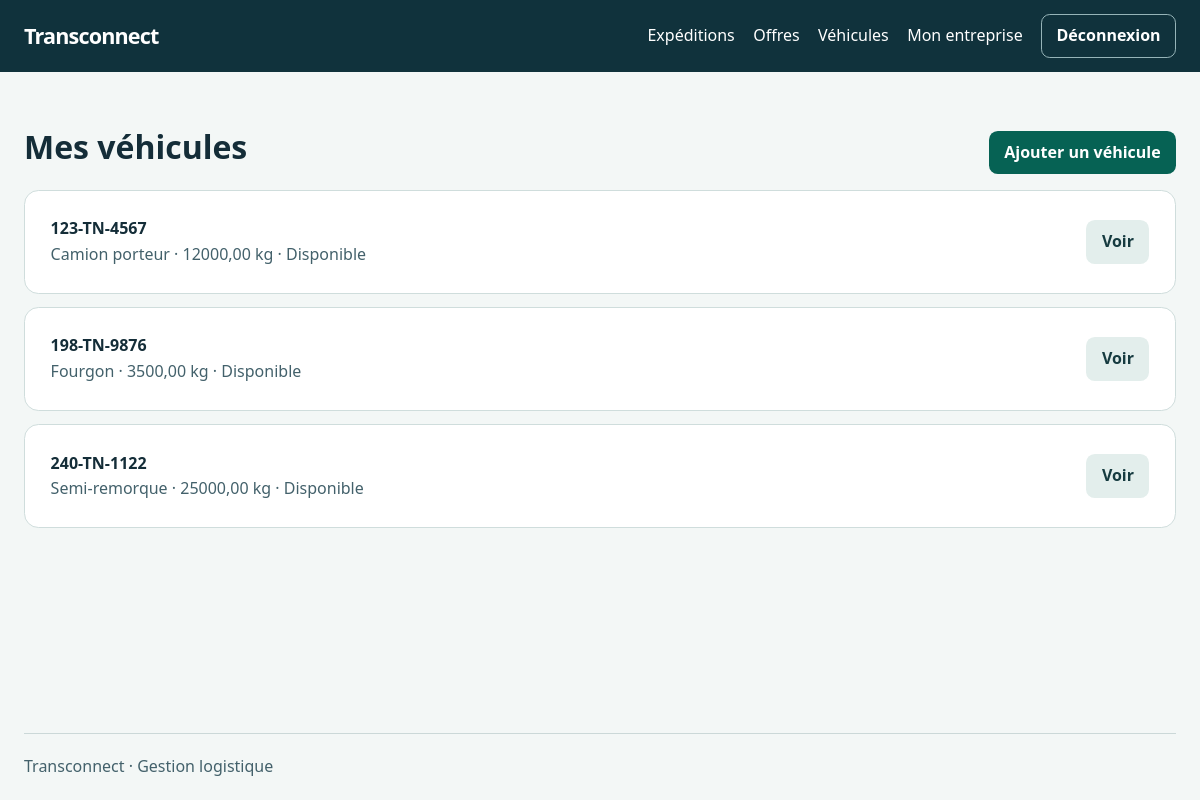
The app's page /vehicules/ (signed in) with its own data.
### VehiculeApp/models.py (models this page shows, shortened)
class Vehicule(models.Model):
    TYPE_VEHICULE_CHOICES = [
        ('camionnette', 'Camionnette / utilitaire léger'),
        ('camion_porteur', 'Camion porteur'),
        ('semi_remorque', 'Semi-remorque'),
        ('fourgon', 'Fourgon'),
    ]
    immatriculation = models.CharField(max_length=20, unique=True)
    type_vehicule = models.CharField(
        max_length=50,
        choices=TYPE_VEHICULE_CHOICES
    )
    capacite_kg = models.DecimalField(
        max_digits=10,
        decimal_places=2,
        validators=[MinValueValidator(Decimal('0.01'), "La capacité doit être strictement positive.")]
    )
    disponible = models.BooleanField(default=True)
    entreprise = models.ForeignKey(
        'EntrepriseApp.Entreprise',
        on_delete=models.CASCADE,
        related_name='vehicules'
    )
    created_at = models.DateTimeField(auto_now_add=True)
    updated_at = models.DateTimeField(auto_now=True)

### VehiculeApp/views.py (the view)
# urls.py: path("", VehiculeListView.as_view(), name="vehicule_list"),
class VehiculeListView(OwnedVehicleMixin, ListView):
    template_name = 'vehicule/list.html'
    context_object_name = 'vehicules'
    def get_queryset(self):
        return super().get_queryset().order_by('immatriculation')

### VehiculeApp/views.py (called while the page is built)
    def get_queryset(self):
        offers = Offre.objects.filter(vehicule_id=OuterRef('pk'))
        return Vehicule.objects.filter(entreprise=self.company).annotate(has_offers=Exists(offers))

### config/access.py (called while the page is built)
def company_for(user):
    company = getattr(user, 'entreprise', None)
    if company and company.type_entreprise == user.role:
        return company
    return None

    def dispatch(self, request, *args, **kwargs):
        if not request.user.is_authenticated:
            return self.handle_no_permission()
        if request.user.role not in self.roles:
            raise PermissionDenied
        self.company = company_for(request.user)
        if self.require_company and not self.company:
            if request.method in ('GET', 'HEAD') and not hasattr(request.user, 'entreprise'):
                return redirect('entreprise_create')
            raise PermissionDenied
        return super().dispatch(request, *args, **kwargs)

### templates/vehicule/list.html (shortened to what this page needs)
{% extends 'base.html' %}
{% block content %}
<div class="page-head">
    <h1>Mes véhicules</h1>
    <a class="button" href="{% url 'vehicule_create' %}">Ajouter un véhicule</a>
</div>
{% for vehicule in vehicules %}
<article class="row">
    <div><strong>{{ vehicule.immatriculation }}</strong><br>
    <span class="muted">{{ vehicule.get_type_vehicule_display }} · {{ vehicule.capacite_kg }} kg · {{ vehicule.disponible|yesno:'Disponible,Indisponible' }}</span></div>
    <a class="button secondary" href="{% url 'vehicule_detail' vehicule.pk %}">Voir</a>
</article>
{% empty %}<p class="panel">Aucun véhicule enregistré.</p>{% endfor %}
{% endblock %}

### EntrepriseApp/static/logistique/site.css (style rules this page uses)
:root { color-scheme: light; font: 100% / 1.6 system-ui, sans-serif; color: #142d38; background: #f3f7f6; }
* { box-sizing: border-box; }
body { margin: 0; min-height: 100vh; display: flex; flex-direction: column; }
.navigation, .nav-links, .page-head, .row, .actions { display: flex; flex-wrap: wrap; align-items: center; gap: .8rem; }
.navigation, .page-head, .row { justify-content: space-between; }
h1, h2 { line-height: 1.2; margin: 0 0 .65rem; }
a { color: #075a4e; }
.button { display: inline-flex; align-items: center; justify-content: center; padding: .5rem .9rem; border: 1px solid transparent; border-radius: .55rem; background: #066254; color: white; text-decoration: none; cursor: pointer; font: inherit; font-weight: 650; }
.button.secondary { background: #e3eeec; color: #163b40; }
.panel, .row { background: white; border: 1px solid #cfdddc; border-radius: .9rem; padding: clamp(1rem, 3vw, 1.6rem); }
.row, .page-head { margin-bottom: .8rem; }
.muted { color: #43616b; }

### records on screen
Vehicule: immatriculation "123-TN-4567", type_vehicule "Camion porteur", capacite_kg "12000,00", disponible "Disponible"
Vehicule: immatriculation "198-TN-9876", type_vehicule "Fourgon", capacite_kg "3500,00", disponible "Disponible"
Vehicule: immatriculation "240-TN-1122", type_vehicule "Semi-remorque", capacite_kg "25000,00", disponible "Disponible"
